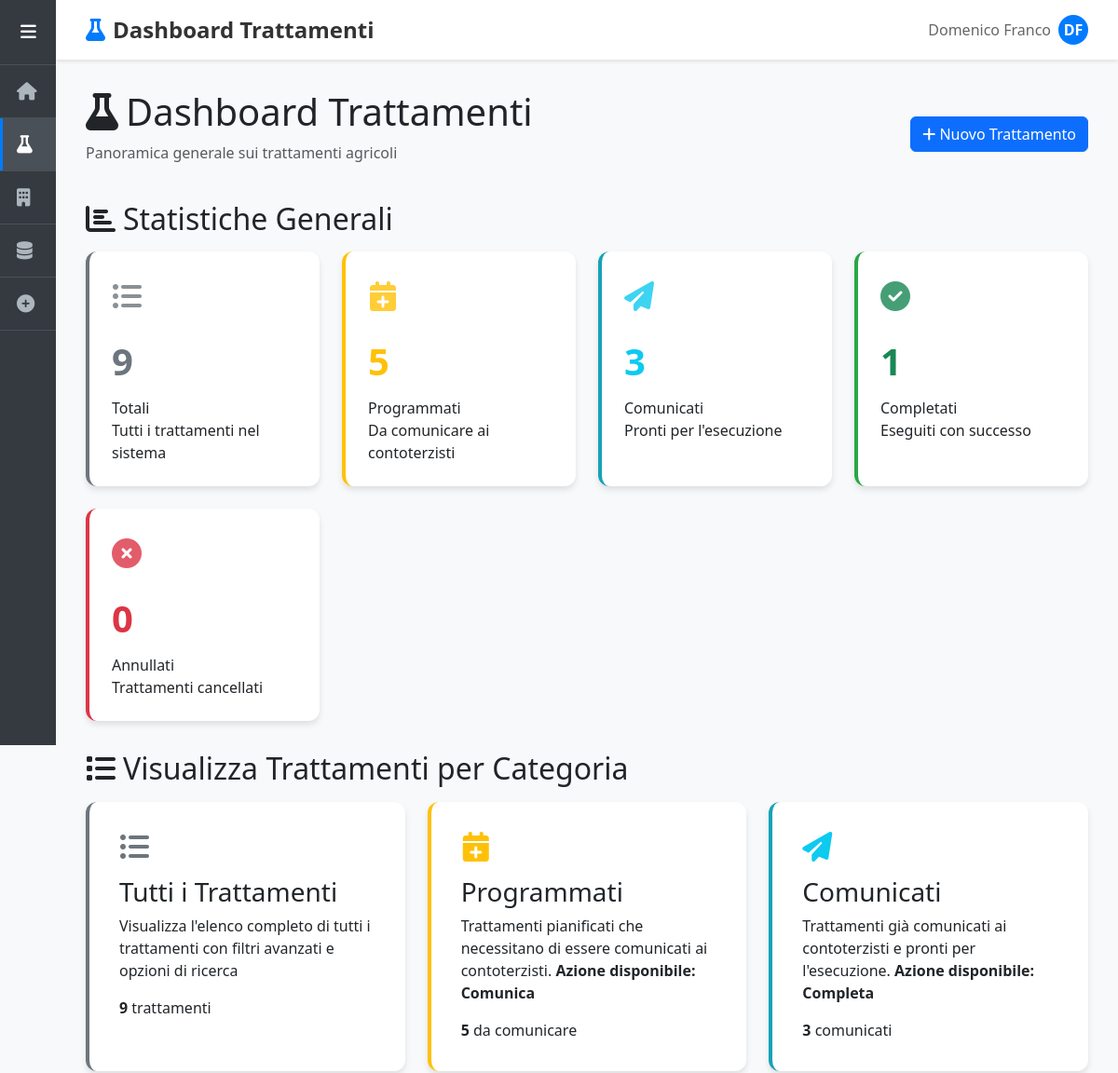
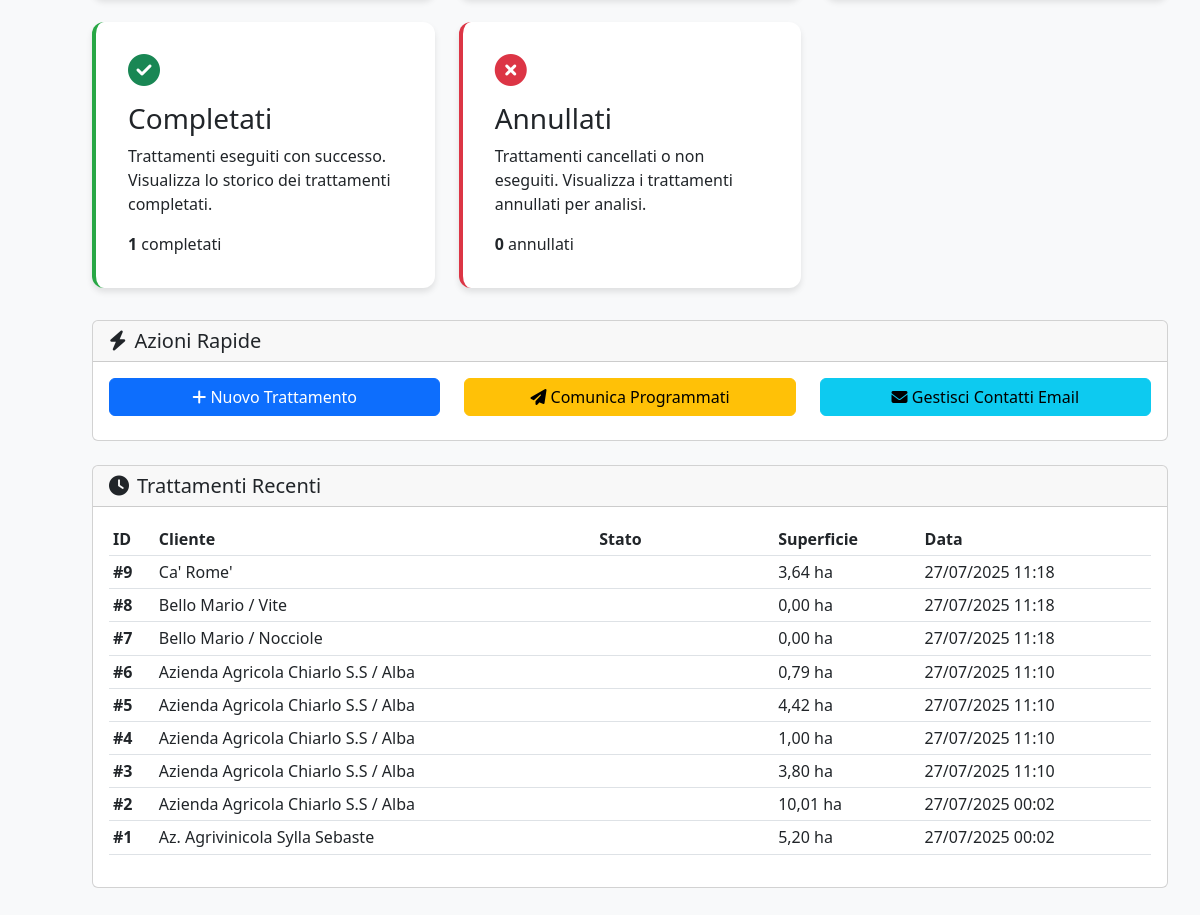
The app's page /trattamenti/, older data (2 pictures, top to bottom).
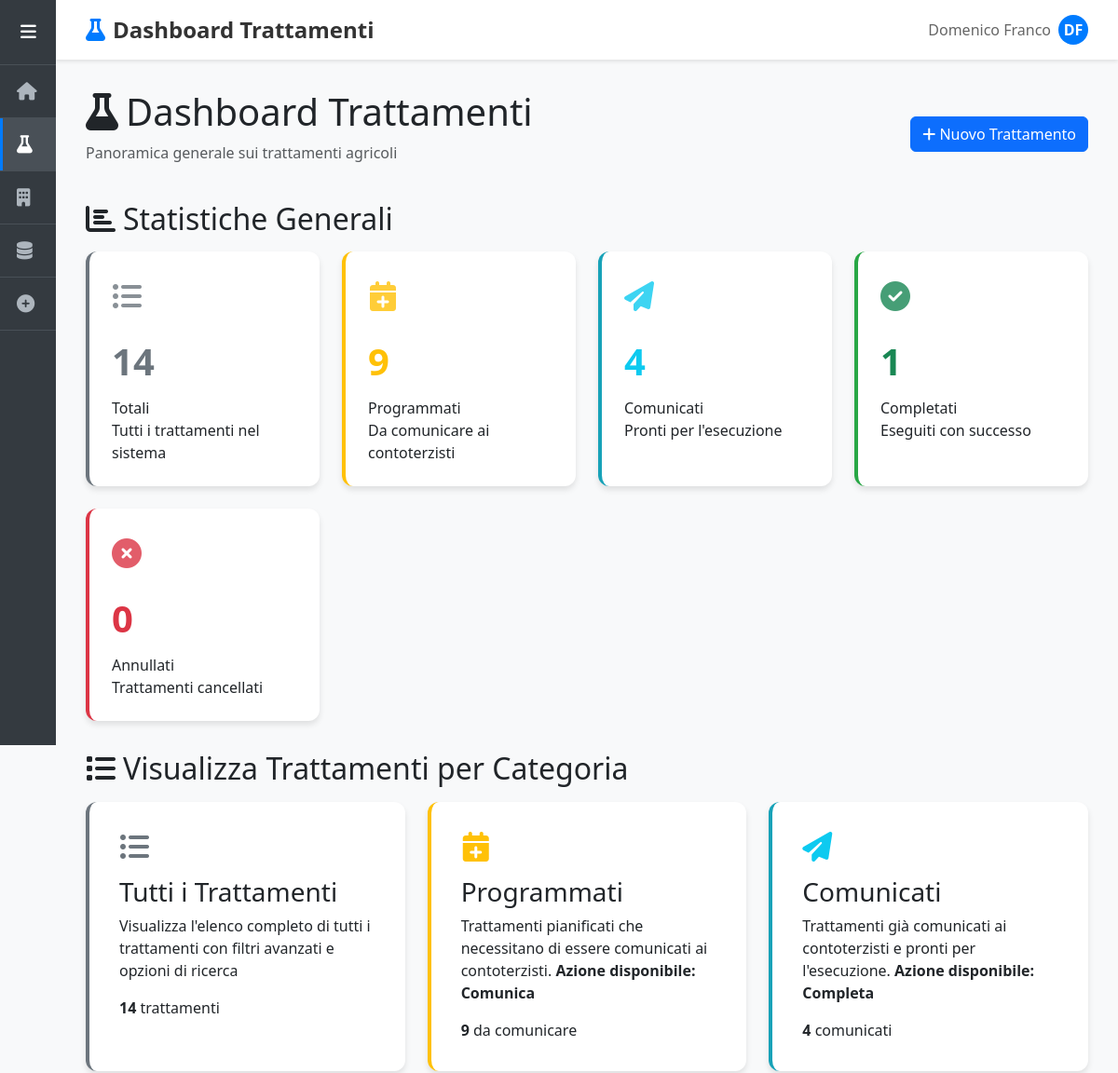
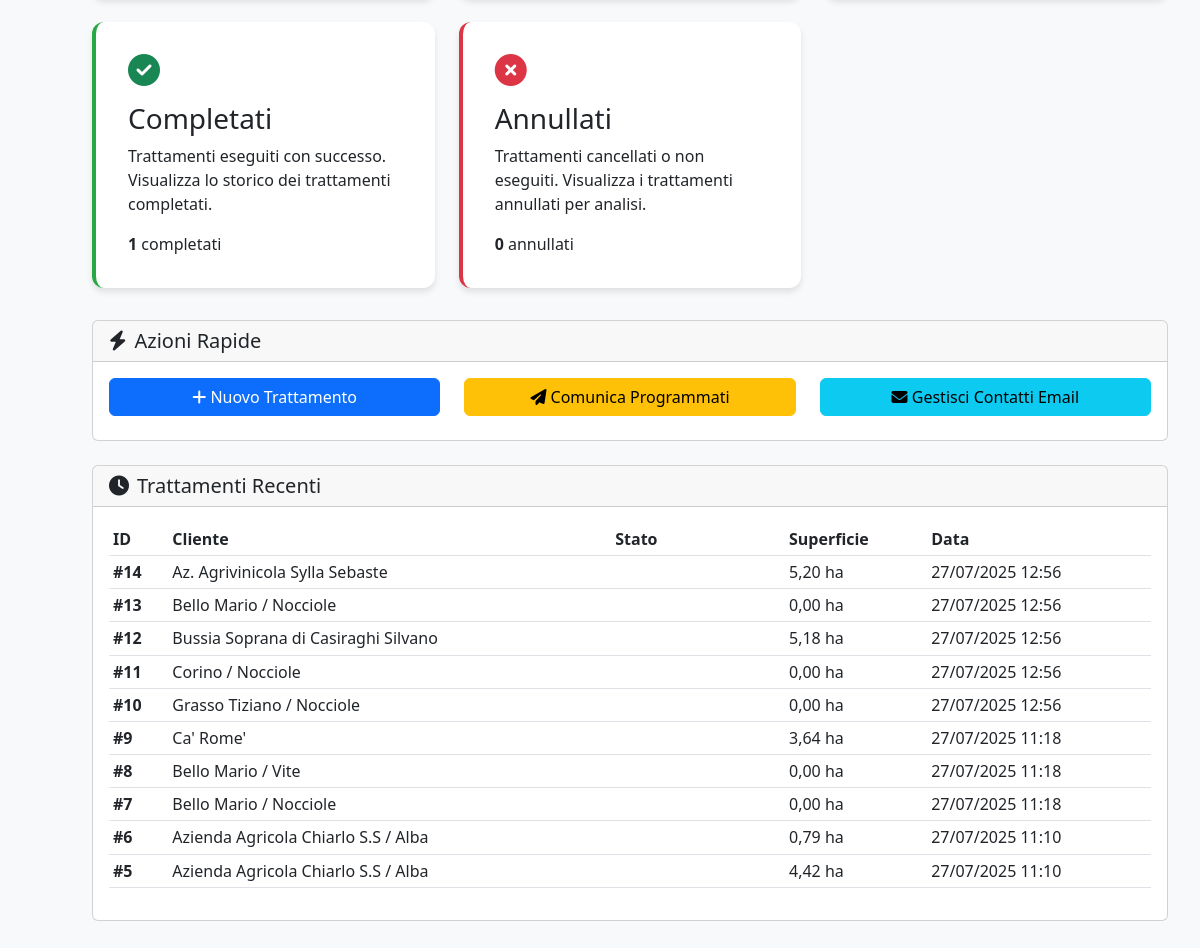
The same page, newer data (2 pictures, top to bottom).
### domenico/models.py (models this page shows, shortened)
class Trattamento(models.Model):
    STATI_CHOICES = [
        ('programmato', 'Programmato'),
        ('comunicato', 'Comunicato'),
        ('completato', 'Completato'),
        ('annullato', 'Annullato'),
    ]
    cliente = models.ForeignKey(Cliente, on_delete=models.CASCADE, related_name='trattamenti')
    cascina = models.ForeignKey(Cascina, on_delete=models.CASCADE, null=True, blank=True, related_name='trattamenti')
    terreni = models.ManyToManyField(Terreno, blank=True, related_name='trattamenti')
    LIVELLI_APPLICAZIONE = [
        ('cliente', 'Intera Azienda'),
        ('cascina', 'Cascina'),
        ('terreno', 'Terreni Selezionati'),
    ]
    livello_applicazione = models.CharField(
        max_length=20,
        choices=LIVELLI_APPLICAZIONE,
        default='cliente',
        help_text="Specifica il livello di applicazione del trattamento"
    )
    data_inserimento = models.DateTimeField(auto_now_add=True)
    data_comunicazione = models.DateTimeField(null=True, blank=True)
    data_esecuzione_prevista = models.DateField(null=True, blank=True)
    data_esecuzione_effettiva = models.DateField(null=True, blank=True)
    stato = models.CharField(
        max_length=20,
        choices=STATI_CHOICES,
        default='programmato',
        help_text="Stato attuale del trattamento"
    )
    note = models.TextField(blank=True, help_text="Note aggiuntive per il trattamento")
    class Meta:
        ordering = ['-data_inserimento']
        verbose_name = 'Trattamento'
        verbose_name_plural = 'Trattamenti'
    def get_superficie_interessata(self):
        from decimal import Decimal
        try:
            if self.livello_applicazione == 'cliente':
                superficie = self.cliente.get_superficie_totale()
            elif self.livello_applicazione == 'cascina' and self.cascina:
                superficie = self.cascina.get_superficie_totale()
            elif self.livello_applicazione == 'terreno':
                superficie = sum(terreno.superficie for terreno in self.terreni.all())
            else:
                superficie = 0
            return Decimal(str(superficie)) if superficie else Decimal('0')
        except Exception as e:
            print(f"Errore calcolo superficie trattamento {self.id}: {e}")
            return Decimal('0')

class Cliente(models.Model):
    nome = models.CharField(max_length=200)
    creato_il = models.DateTimeField(auto_now_add=True)
    def get_superficie_totale(self):
        from decimal import Decimal
        try:
            superficie = sum(cascina.get_superficie_totale() for cascina in self.cascine.all())
            return Decimal(str(superficie))
        except Exception:
            return Decimal('0')

class Cascina(models.Model):
    nome = models.CharField(max_length=200)
    cliente = models.ForeignKey(Cliente, on_delete=models.CASCADE, related_name='cascine')
    contoterzista = models.ForeignKey(
        Contoterzista,
        on_delete=models.SET_NULL,
        null=True,
        blank=True,
        related_name='cascine',
        help_text="Contoterzista responsabile per questa cascina (opzionale)"
    )
    def get_superficie_totale(self):
        from decimal import Decimal
        try:
            superficie = sum(terreno.superficie for terreno in self.terreni.all())
            return Decimal(str(superficie))
        except Exception:
            return Decimal('0')

class Terreno(models.Model):
    nome = models.CharField(max_length=200)
    cascina = models.ForeignKey(Cascina, on_delete=models.CASCADE, related_name='terreni')
    superficie = models.DecimalField(
        max_digits=10,
        decimal_places=2,
        validators=[MinValueValidator(0.01)],
        help_text="Superficie in ettari"
    )
    class Meta:
        verbose_name = "Terreno"
        verbose_name_plural = "Terreni"

### domenico/views.py (the view)
# urls.py: path('trattamenti/', views.trattamenti, name='trattamenti'),
def trattamenti(request):
    view_type = request.GET.get('view', 'dashboard')
    if view_type == 'dashboard':
        return trattamenti_dashboard(request)
    else:
        return trattamenti_table(request, view_type)

### domenico/views.py (called while the page is built)
def trattamenti_dashboard(request):
    from django.db.models import Count
    stats = {
        'totali': Trattamento.objects.count(),
        'programmati': Trattamento.objects.filter(stato='programmato').count(),
        'comunicati': Trattamento.objects.filter(stato='comunicato').count(),
        'completati': Trattamento.objects.filter(stato='completato').count(),
        'annullati': Trattamento.objects.filter(stato='annullato').count(),
    }
    trattamenti_recenti = Trattamento.objects.select_related(
        'cliente', 'cascina', 'cascina__contoterzista'
    ).prefetch_related('terreni')[:10]
    context = {
        'stats': stats,
        'trattamenti_recenti': trattamenti_recenti,
    }
    return render(request, 'trattamenti.html', context)

### domenico/templates/trattamenti.html (shortened to what the changed rows need)
{% extends 'base.html' %}
{% block page_title %}Dashboard Trattamenti{% endblock %}
{% block page_icon %}<i class="fas fa-flask"></i>{% endblock %}
{% block content %}
<div class="d-flex justify-content-between align-items-center mb-4">
    <div>
        <h1><i class="fas fa-flask me-2"></i>Dashboard Trattamenti</h1>
    </div>
</div>
<div class="stats-overview">
    <h2 class="mb-3">
        <i class="fas fa-chart-bar me-2"></i>Statistiche Generali
    </h2>
    <div class="stats-grid">
        <div class="stat-card totali">
            <div class="stat-icon">
                <i class="fas fa-list-ul text-secondary"></i>
            </div>
            <div class="stat-number text-secondary">{{ stats.totali }}</div>
            <div class="stat-label">Totali</div>
            <div class="stat-sublabel">Tutti i trattamenti nel sistema</div>
        </div>
        <div class="stat-card programmati">
            <div class="stat-icon">
                <i class="fas fa-calendar-plus text-warning"></i>
            </div>
            <div class="stat-number text-warning">{{ stats.programmati }}</div>
            <div class="stat-label">Programmati</div>
            <div class="stat-sublabel">Da comunicare ai contoterzisti</div>
        </div>
        <div class="stat-card comunicati">
            <div class="stat-icon">
                <i class="fas fa-paper-plane text-info"></i>
            </div>
            <div class="stat-number text-info">{{ stats.comunicati }}</div>
            <div class="stat-label">Comunicati</div>
            <div class="stat-sublabel">Pronti per l'esecuzione</div>
        </div>
    </div>
</div>
<div class="navigation-section">
    <h2 class="navigation-title mb-3">
        <i class="fas fa-list me-2"></i>Visualizza Trattamenti per Categoria
    </h2>
    <div class="navigation-grid">
        <a href="?view=tutti" class="nav-card tutti">
            <div class="nav-count"><strong>{{ stats.totali }}</strong> trattamenti</div>
        </a>
        <a href="?view=programmati" class="nav-card programmati">
            <div class="nav-count"><strong>{{ stats.programmati }}</strong> da comunicare</div>
        </a>
        <a href="?view=comunicati" class="nav-card comunicati">
            <div class="nav-count"><strong>{{ stats.comunicati }}</strong> comunicati</div>
        </a>
    </div>
</div>
{% if trattamenti_recenti %}
<div class="recent-treatments mt-4">
    <div class="card">
        <div class="card-body">
            <div class="table-responsive">
                <table class="table table-sm">
                    <thead>
                        <tr>
                            <th>ID</th>
                            <th>Cliente</th>
                            <th>Stato</th>
                            <th>Superficie</th>
                            <th>Data</th>
                        </tr>
                    </thead>
                    <tbody>
                        {% for trattamento in trattamenti_recenti %}
                        <tr>
                            <td><strong>#{{ trattamento.id }}</strong></td>
                            <td>{{ trattamento.cliente.nome }}</td>
                            <td>
                                <span class="badge bg-{{ trattamento.stato }}">
                                </span>
                            </td>
                            <td>{{ trattamento.get_superficie_interessata|floatformat:2 }} ha</td>
                            <td>{{ trattamento.data_inserimento|date:"d/m/Y H:i" }}</td>
                        </tr>
                        {% endfor %}
                    </tbody>
                </table>
            </div>
        </div>
    </div>
</div>
{% endif %}
{% endblock %}

Row changes from the older to the newer data that the page shows:
no longer on this page (row unchanged): Trattamento: id "4", cliente.nome "Azienda Agricola Chiarlo S.S / Alba", get_superficie_interessata "1,00", data_inserimento "27/07/2025 11:10"
no longer on this page (row unchanged): Trattamento: id "3", cliente.nome "Azienda Agricola Chiarlo S.S / Alba", get_superficie_interessata "3,80", data_inserimento "27/07/2025 11:10"
no longer on this page (row unchanged): Trattamento: id "2", cliente.nome "Azienda Agricola Chiarlo S.S / Alba", get_superficie_interessata "10,01", data_inserimento "27/07/2025 00:02"
no longer on this page (row unchanged): Trattamento: id "1", cliente.nome "Az. Agrivinicola Sylla Sebaste", get_superficie_interessata "5,20", data_inserimento "27/07/2025 00:02"
added Trattamento: id "14", cliente.nome "Az. Agrivinicola Sylla Sebaste", get_superficie_interessata "5,20", data_inserimento "27/07/2025 12:56"
added Trattamento: id "13", cliente.nome "Bello Mario / Nocciole", get_superficie_interessata "0,00", data_inserimento "27/07/2025 12:56"
added Trattamento: id "12", cliente.nome "Bussia Soprana di Casiraghi Silvano", get_superficie_interessata "5,18", data_inserimento "27/07/2025 12:56"
added Trattamento: id "11", cliente.nome "Corino / Nocciole", get_superficie_interessata "0,00", data_inserimento "27/07/2025 12:56"
added Trattamento: id "10", cliente.nome "Grasso Tiziano / Nocciole", get_superficie_interessata "0,00", data_inserimento "27/07/2025 12:56"
Text that changed along with them:
{{ stats.totali }}: "9" → "14"
{{ stats.programmati }}: "5" → "9"
{{ stats.comunicati }}: "3" → "4"
